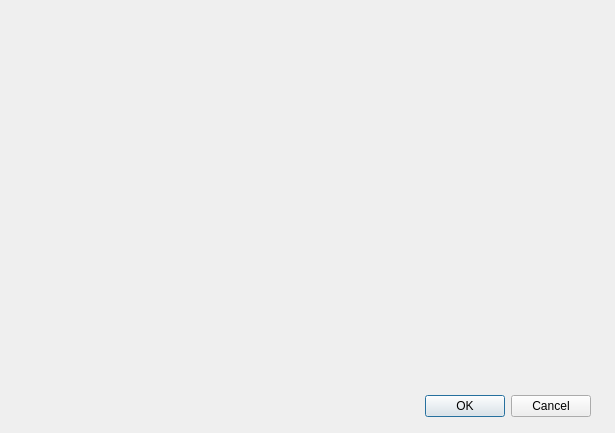
<?xml version="1.0" encoding="UTF-8"?>
<ui version="4.0">
 <class>Recherche</class>
 <widget class="QDialog" name="Recherche">
  <property name="geometry">
   <rect>
    <x>0</x>
    <y>0</y>
    <width>615</width>
    <height>433</height>
   </rect>
  </property>
  <property name="windowTitle">
   <string>Dialog</string>
  </property>
  <widget class="QDialogButtonBox" name="buttonBox">
   <property name="geometry">
    <rect>
     <x>250</x>
     <y>390</y>
     <width>341</width>
     <height>32</height>
    </rect>
   </property>
   <property name="orientation">
    <enum>Qt::Horizontal</enum>
   </property>
   <property name="standardButtons">
    <set>QDialogButtonBox::Cancel|QDialogButtonBox::Ok</set>
   </property>
  </widget>
 </widget>
 <resources/>
 <connections>
  <connection>
   <sender>buttonBox</sender>
   <signal>accepted()</signal>
   <receiver>Recherche</receiver>
   <slot>accept()</slot>
   <hints>
    <hint type="sourcelabel">
     <x>468</x>
     <y>404</y>
    </hint>
    <hint type="destinationlabel">
     <x>157</x>
     <y>274</y>
    </hint>
   </hints>
  </connection>
  <connection>
   <sender>buttonBox</sender>
   <signal>rejected()</signal>
   <receiver>Recherche</receiver>
   <slot>reject()</slot>
   <hints>
    <hint type="sourcelabel">
     <x>536</x>
     <y>410</y>
    </hint>
    <hint type="destinationlabel">
     <x>286</x>
     <y>274</y>
    </hint>
   </hints>
  </connection>
 </connections>
</ui>
